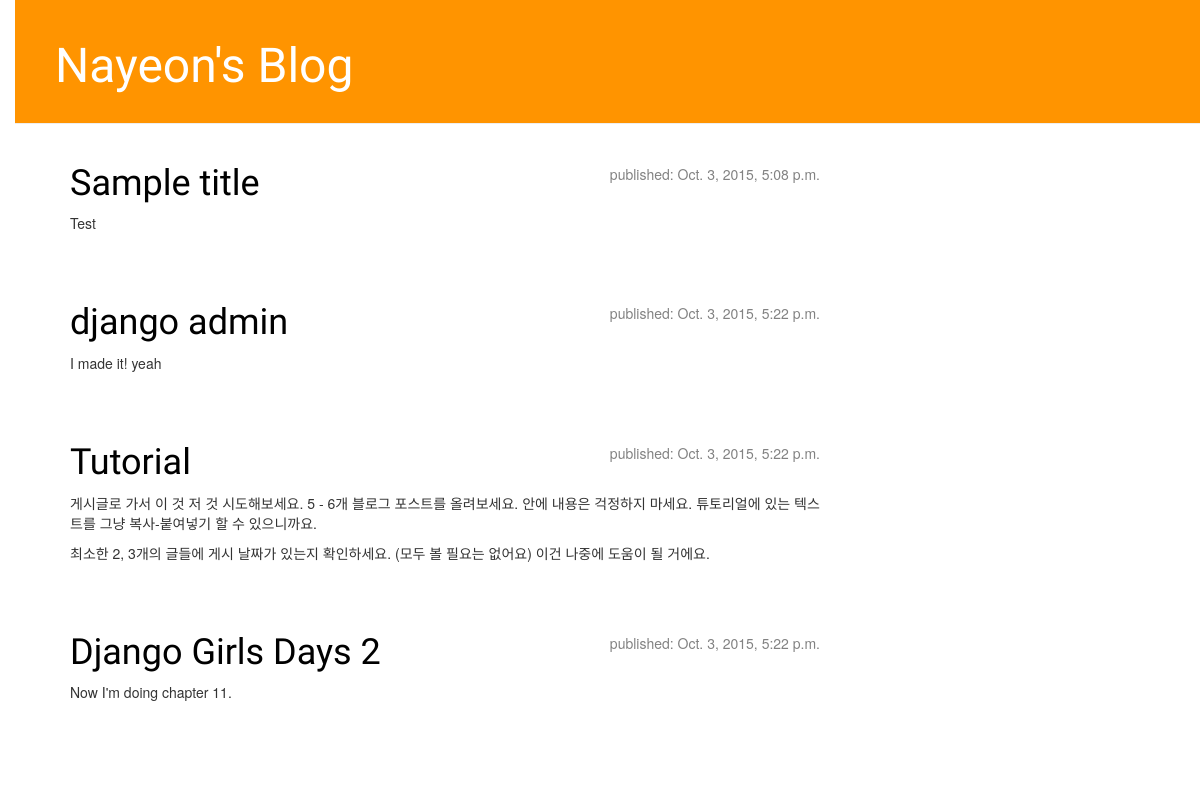
Before: / with the older database file.
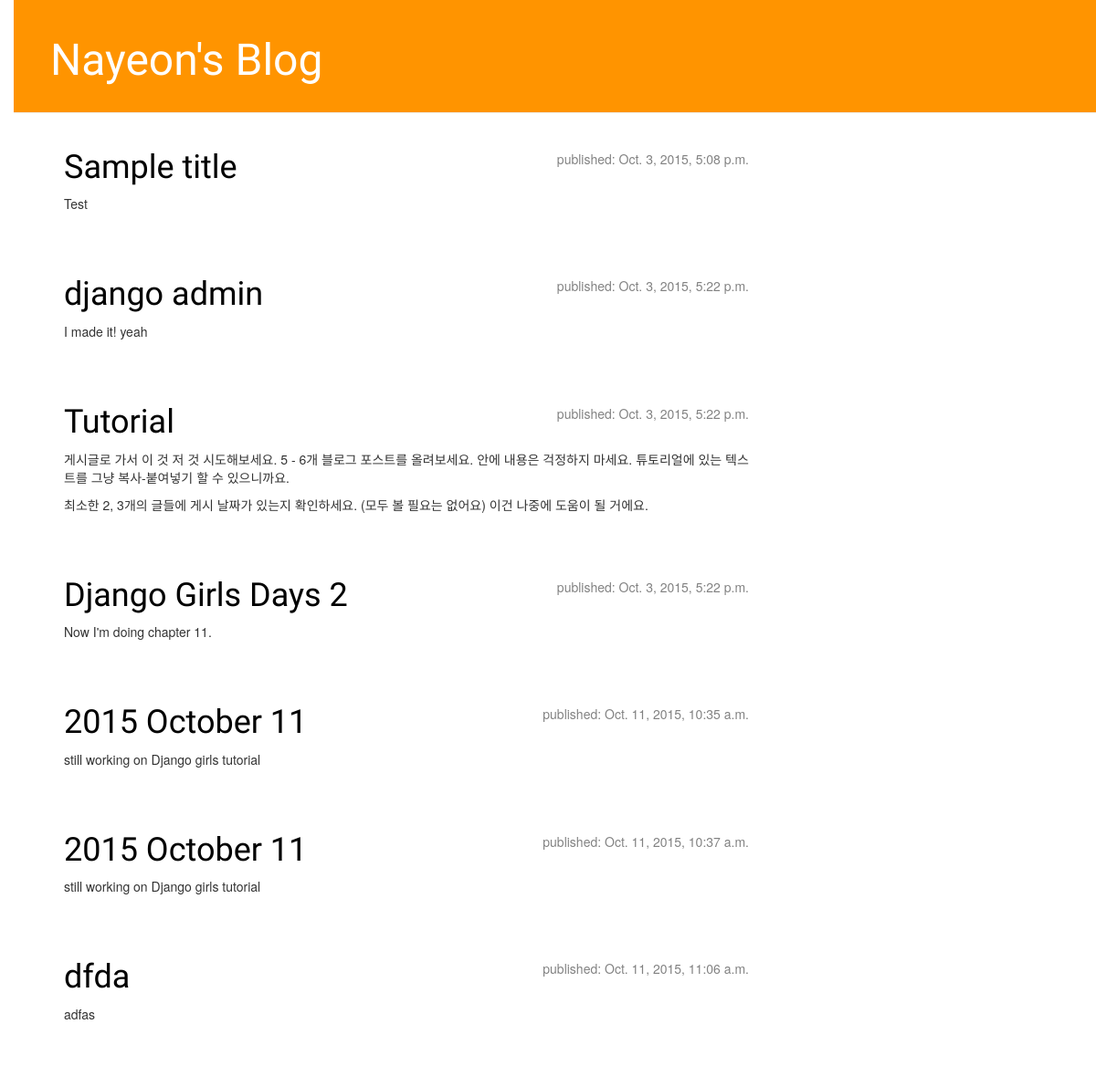
After: the same page with the newer database file.
### blog/models.py (models this page shows, shortened)
class Post(models.Model):
    author = models.ForeignKey('auth.User')
    title = models.CharField(max_length=200)
    text = models.TextField()
    created_date = models.DateTimeField(
            default=timezone.now)
    published_date = models.DateTimeField(
            blank=True, null=True)

### blog/views.py (the view)
# urls.py: url(r'^$', views.post_list, name='post_list'),
def post_list(request):
    posts = Post.objects.filter(published_date__lte=timezone.now()).order_by('published_date')
    return render(request, 'blog/post_list.html',{'posts': posts})

### blog/templates/blog/post_list.html
{% extends "blog/base.html" %}
{% block content %}
                 {% for post in posts %}
                     <div class="post">
                         <div class="date">
                             <p>published: {{ post.published_date }}</p>
                         </div>
                         <h1><a href="{% url "post_detail" pk=post.pk %}">{{ post.title }}</a></h1>
                         <p>{{ post.text|linebreaks }}</p>
                     </div>
                 {% endfor %}
                 {% endblock content %}

Changed rows visible on the page:
added Post: published_date "Oct. 11, 2015, 10:35 a.m.", title "2015 October 11", text "still working on Django girls tutorial"
added Post: published_date "Oct. 11, 2015, 10:37 a.m.", title "2015 October 11", text "still working on Django girls tutorial"
added Post: published_date "Oct. 11, 2015, 11:06 a.m.", title "dfda", text "adfas"
